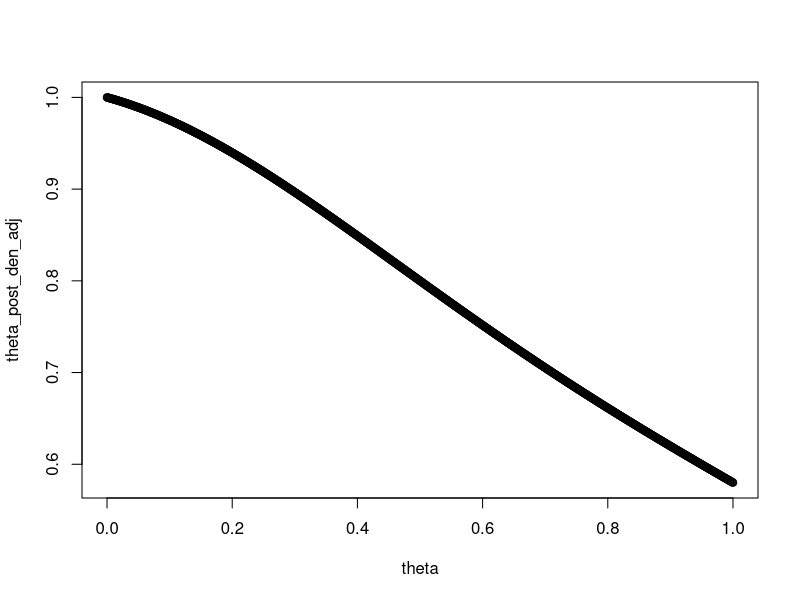
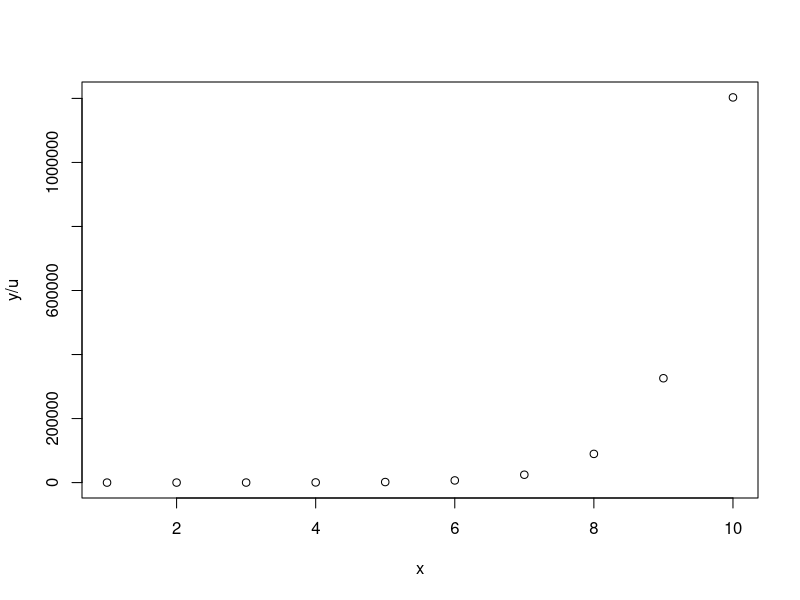
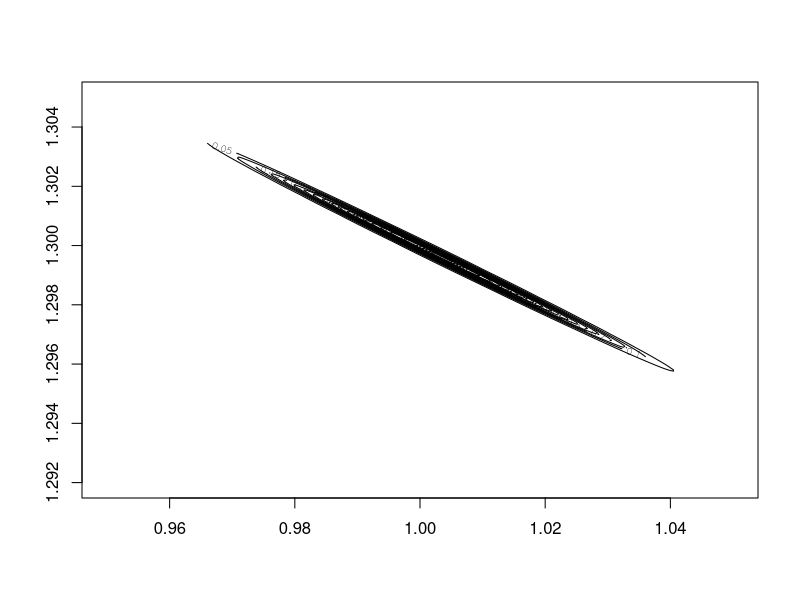
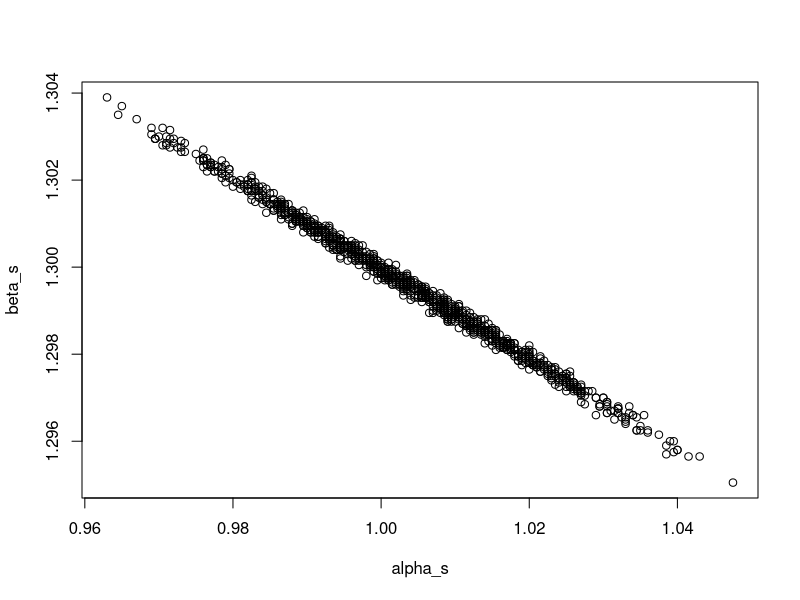

These charts were generated, in order, by the following R code:
# theory
post_log_dens <- function(theta, y){
    (-1) * sum(log(1 + (y-theta)^2))    
}

y <- c(-2, -1, 0, 1.5, 2.5)

theta <- seq(0, 1, by = 0.001)

post_log_dens(theta = 0.5, y)

sum(sapply(y, function(yy){
    post_log_dens(theta = 0.5, yy)
}))

theta_post_den <- sapply(theta, function(t){
    post_log_dens(t, y)
})

theta_post_den_adj <- exp(theta_post_den-max(theta_post_den))
plot(theta, theta_post_den_adj)

mean(y)

#2 
x <- 1:10
u <- rep(c(0.1, 0.5), c(5,5))
alpha <- 1
beta <- 1.3

# simulate from model
lambda <- u * exp(alpha + beta*x)
y <- sapply(lambda, function(l){
    rpois(n = 1, lambda = l)    
})

# plot y/u vs x
plot(x, y/u)

# set up post density function
post_log_dens <- function(alpha, beta, x, u, y){
    sum(y*log(u) + y*(alpha + beta*x) - u*exp(alpha+beta*x))
}

post_log_dens <- function(alpha, beta, x, u, y){
    sum(dpois(y, u*exp(alpha + beta*x), log = T))
}


alpha <- seq(0.95, 1.05, by = 0.0005)
beta <- seq(1.292, 1.305, by = 0.00005)

# crate grid of alpha & beta 
sim <- expand.grid(alpha, beta)

# posterior density with simulated prior on the grid
post_sim <- apply(sim, MARGIN = 1, function(row){
    post_log_dens(a = row[1], b = row[2], x = x, u = u, y = y)
})

# scaling the sensity so that it's from 0 to 1 scale
dens <- exp(post_sim - max(post_sim))
# turn the density into matrix so that contour plot fucntion can consume
dens <- matrix(dens, nrow = length(alpha), byrow = F)

# here comes the contuour plot with uniform prior
contour(x= alpha,
        y= beta,
        z = dens,
        levels = seq(from = 0.05, to=0.95, by = 0.05))


## sample from the joint posterior 
# numerical summing over beta to get marginal density regarding alpha
adj_post_den <- dens/sum(dens)
alpha_marg_dens <- rowSums(adj_post_den)

# sample from p(alpha|n,x,y)
alpha_s <- sample(x = alpha, size = 1000, prob = alpha_marg_dens, replace = T)

# calculate pmf of beta given alpha
condi_beta_dens <- adj_post_den/rowSums(adj_post_den)

# every row sums to 1 now
rowSums(condi_beta_dens)

# index of row in density matrix
idx <- sapply(alpha_s, function(x){
    which(alpha == x)
})
# getting conditonal probability of beta given alph and sample correspondingly
beta_s <- sapply(idx, function(x){
    sample(beta, size = 1, prob =  condi_beta_dens[x,])
})

# adding unif jitter
# alpha_jitter <- runif(1000, min = -0.1, max = 0.1)
# beta_jitter <- runif(1000, min = -0.1, max = 0.1)

# alpha_s <- alpha_s + alpha_jitter
# beta_s <- beta_s + beta_jitter

plot(alpha_s, beta_s)
